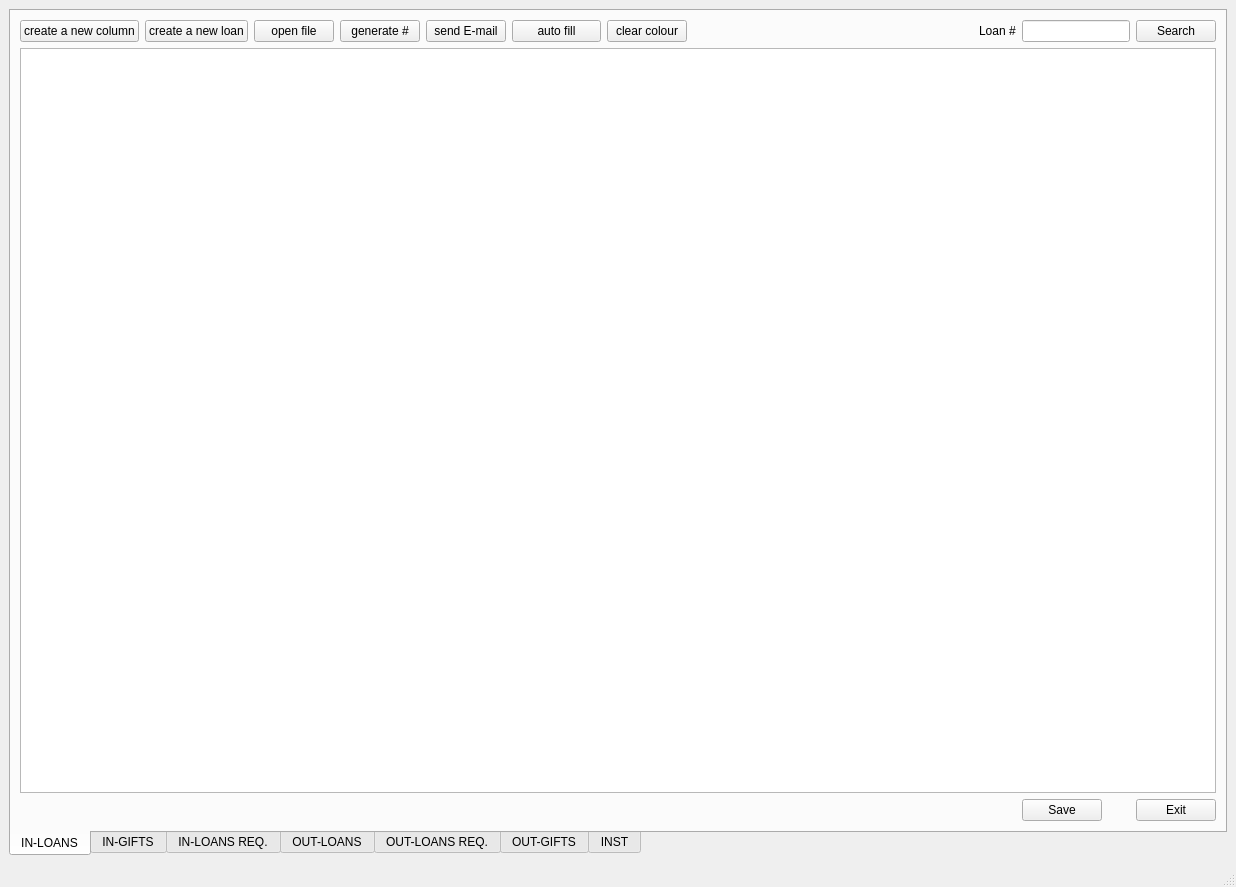
<?xml version="1.0" encoding="UTF-8"?>
<ui version="4.0">
 <class>MainWindow</class>
 <widget class="QMainWindow" name="MainWindow">
  <property name="geometry">
   <rect>
    <x>0</x>
    <y>0</y>
    <width>1236</width>
    <height>887</height>
   </rect>
  </property>
  <property name="windowTitle">
   <string>Herbarium Assistant</string>
  </property>
  <widget class="QWidget" name="centralwidget">
   <layout class="QGridLayout" name="gridLayout">
    <item row="0" column="0">
     <widget class="QTabWidget" name="tabWidget">
      <property name="sizePolicy">
       <sizepolicy hsizetype="Expanding" vsizetype="Expanding">
        <horstretch>0</horstretch>
        <verstretch>0</verstretch>
       </sizepolicy>
      </property>
      <property name="layoutDirection">
       <enum>Qt::LeftToRight</enum>
      </property>
      <property name="tabPosition">
       <enum>QTabWidget::South</enum>
      </property>
      <property name="tabShape">
       <enum>QTabWidget::Rounded</enum>
      </property>
      <property name="currentIndex">
       <number>0</number>
      </property>
      <property name="usesScrollButtons">
       <bool>false</bool>
      </property>
      <widget class="QWidget" name="inLons">
       <attribute name="title">
        <string>IN-LOANS</string>
       </attribute>
       <layout class="QGridLayout" name="gridLayout_2">
        <item row="0" column="1">
         <widget class="QPushButton" name="createNewLoan">
          <property name="sizePolicy">
           <sizepolicy hsizetype="Fixed" vsizetype="Fixed">
            <horstretch>0</horstretch>
            <verstretch>0</verstretch>
           </sizepolicy>
          </property>
          <property name="text">
           <string>create a new loan</string>
          </property>
         </widget>
        </item>
        <item row="0" column="2">
         <widget class="QPushButton" name="openFile">
          <property name="sizePolicy">
           <sizepolicy hsizetype="Fixed" vsizetype="Fixed">
            <horstretch>0</horstretch>
            <verstretch>0</verstretch>
           </sizepolicy>
          </property>
          <property name="text">
           <string>open file</string>
          </property>
         </widget>
        </item>
        <item row="2" column="0" colspan="13">
         <widget class="QTableWidget" name="inLoanTable"/>
        </item>
        <item row="0" column="12">
         <widget class="QPushButton" name="search">
          <property name="enabled">
           <bool>true</bool>
          </property>
          <property name="sizePolicy">
           <sizepolicy hsizetype="Fixed" vsizetype="Fixed">
            <horstretch>0</horstretch>
            <verstretch>0</verstretch>
           </sizepolicy>
          </property>
          <property name="text">
           <string>Search</string>
          </property>
         </widget>
        </item>
        <item row="0" column="0">
         <widget class="QPushButton" name="createNewColumn_1">
          <property name="sizePolicy">
           <sizepolicy hsizetype="Fixed" vsizetype="Fixed">
            <horstretch>0</horstretch>
            <verstretch>0</verstretch>
           </sizepolicy>
          </property>
          <property name="text">
           <string>create a new column</string>
          </property>
         </widget>
        </item>
        <item row="0" column="3">
         <widget class="QPushButton" name="generateNum">
          <property name="sizePolicy">
           <sizepolicy hsizetype="Fixed" vsizetype="Fixed">
            <horstretch>0</horstretch>
            <verstretch>0</verstretch>
           </sizepolicy>
          </property>
          <property name="text">
           <string>generate #</string>
          </property>
         </widget>
        </item>
        <item row="0" column="4">
         <widget class="QPushButton" name="sendMailInLoan">
          <property name="sizePolicy">
           <sizepolicy hsizetype="Fixed" vsizetype="Fixed">
            <horstretch>0</horstretch>
            <verstretch>0</verstretch>
           </sizepolicy>
          </property>
          <property name="text">
           <string>send E-mail</string>
          </property>
         </widget>
        </item>
        <item row="3" column="12">
         <widget class="QPushButton" name="exit">
          <property name="text">
           <string>Exit</string>
          </property>
         </widget>
        </item>
        <item row="3" column="11">
         <widget class="QPushButton" name="save">
          <property name="sizePolicy">
           <sizepolicy hsizetype="Fixed" vsizetype="Fixed">
            <horstretch>0</horstretch>
            <verstretch>0</verstretch>
           </sizepolicy>
          </property>
          <property name="text">
           <string>Save</string>
          </property>
         </widget>
        </item>
        <item row="0" column="11">
         <widget class="QLineEdit" name="searchLoanNum">
          <property name="sizePolicy">
           <sizepolicy hsizetype="Minimum" vsizetype="Fixed">
            <horstretch>0</horstretch>
            <verstretch>0</verstretch>
           </sizepolicy>
          </property>
         </widget>
        </item>
        <item row="0" column="10">
         <widget class="QLabel" name="loanNumberS">
          <property name="sizePolicy">
           <sizepolicy hsizetype="Fixed" vsizetype="Minimum">
            <horstretch>0</horstretch>
            <verstretch>0</verstretch>
           </sizepolicy>
          </property>
          <property name="text">
           <string>Loan #</string>
          </property>
         </widget>
        </item>
        <item row="0" column="5">
         <widget class="QPushButton" name="autoFillInLoan">
          <property name="text">
           <string>auto fill</string>
          </property>
         </widget>
        </item>
        <item row="0" column="6">
         <widget class="QPushButton" name="clearC_1">
          <property name="sizePolicy">
           <sizepolicy hsizetype="Fixed" vsizetype="Fixed">
            <horstretch>0</horstretch>
            <verstretch>0</verstretch>
           </sizepolicy>
          </property>
          <property name="text">
           <string>clear colour</string>
          </property>
         </widget>
        </item>
       </layout>
      </widget>
      <widget class="QWidget" name="inGifts">
       <attribute name="title">
        <string>IN-GIFTS</string>
       </attribute>
       <layout class="QGridLayout" name="gridLayout_3">
        <item row="0" column="13">
         <widget class="QPushButton" name="search_2">
          <property name="sizePolicy">
           <sizepolicy hsizetype="Fixed" vsizetype="Fixed">
            <horstretch>0</horstretch>
            <verstretch>0</verstretch>
           </sizepolicy>
          </property>
          <property name="text">
           <string>Search</string>
          </property>
         </widget>
        </item>
        <item row="2" column="12">
         <widget class="QPushButton" name="save_2">
          <property name="sizePolicy">
           <sizepolicy hsizetype="Fixed" vsizetype="Fixed">
            <horstretch>0</horstretch>
            <verstretch>0</verstretch>
           </sizepolicy>
          </property>
          <property name="text">
           <string>Save</string>
          </property>
         </widget>
        </item>
        <item row="0" column="11">
         <widget class="QLabel" name="giftNumS">
          <property name="sizePolicy">
           <sizepolicy hsizetype="Fixed" vsizetype="Fixed">
            <horstretch>0</horstretch>
            <verstretch>0</verstretch>
           </sizepolicy>
          </property>
          <property name="text">
           <string>Gift #</string>
          </property>
         </widget>
        </item>
        <item row="1" column="0" colspan="14">
         <widget class="QTableWidget" name="inGiftTable"/>
        </item>
        <item row="0" column="12">
         <widget class="QLineEdit" name="giftNumSText">
          <property name="sizePolicy">
           <sizepolicy hsizetype="Minimum" vsizetype="Fixed">
            <horstretch>0</horstretch>
            <verstretch>0</verstretch>
           </sizepolicy>
          </property>
         </widget>
        </item>
        <item row="0" column="1">
         <widget class="QPushButton" name="createNewGift">
          <property name="sizePolicy">
           <sizepolicy hsizetype="Fixed" vsizetype="Fixed">
            <horstretch>0</horstretch>
            <verstretch>0</verstretch>
           </sizepolicy>
          </property>
          <property name="text">
           <string>create a new gift</string>
          </property>
         </widget>
        </item>
        <item row="0" column="3">
         <widget class="QPushButton" name="generateNum_2">
          <property name="sizePolicy">
           <sizepolicy hsizetype="Fixed" vsizetype="Fixed">
            <horstretch>0</horstretch>
            <verstretch>0</verstretch>
           </sizepolicy>
          </property>
          <property name="text">
           <string>generate #</string>
          </property>
         </widget>
        </item>
        <item row="0" column="0">
         <widget class="QPushButton" name="createNewColumn_2">
          <property name="text">
           <string>create a new column</string>
          </property>
         </widget>
        </item>
        <item row="0" column="2">
         <widget class="QPushButton" name="openFile_2">
          <property name="sizePolicy">
           <sizepolicy hsizetype="Fixed" vsizetype="Fixed">
            <horstretch>0</horstretch>
            <verstretch>0</verstretch>
           </sizepolicy>
          </property>
          <property name="text">
           <string>open file</string>
          </property>
         </widget>
        </item>
        <item row="0" column="4">
         <widget class="QPushButton" name="autoFillInGift">
          <property name="text">
           <string>auto fill</string>
          </property>
         </widget>
        </item>
        <item row="2" column="13">
         <widget class="QPushButton" name="exit_2">
          <property name="text">
           <string>Exit</string>
          </property>
         </widget>
        </item>
        <item row="0" column="5">
         <widget class="QPushButton" name="clearC_2">
          <property name="sizePolicy">
           <sizepolicy hsizetype="Fixed" vsizetype="Fixed">
            <horstretch>0</horstretch>
            <verstretch>0</verstretch>
           </sizepolicy>
          </property>
          <property name="text">
           <string>clear colour</string>
          </property>
         </widget>
        </item>
       </layout>
      </widget>
      <widget class="QWidget" name="inLoansReq">
       <attribute name="title">
        <string>IN-LOANS REQ.</string>
       </attribute>
       <layout class="QGridLayout" name="gridLayout_4">
        <item row="0" column="3">
         <widget class="QPushButton" name="generateNum_3">
          <property name="sizePolicy">
           <sizepolicy hsizetype="Fixed" vsizetype="Fixed">
            <horstretch>0</horstretch>
            <verstretch>0</verstretch>
           </sizepolicy>
          </property>
          <property name="text">
           <string>generate #</string>
          </property>
         </widget>
        </item>
        <item row="0" column="2">
         <widget class="QPushButton" name="openFile_3">
          <property name="sizePolicy">
           <sizepolicy hsizetype="Fixed" vsizetype="Fixed">
            <horstretch>0</horstretch>
            <verstretch>0</verstretch>
           </sizepolicy>
          </property>
          <property name="text">
           <string>open file</string>
          </property>
         </widget>
        </item>
        <item row="0" column="9">
         <widget class="QPushButton" name="search_3">
          <property name="sizePolicy">
           <sizepolicy hsizetype="Fixed" vsizetype="Fixed">
            <horstretch>0</horstretch>
            <verstretch>0</verstretch>
           </sizepolicy>
          </property>
          <property name="text">
           <string>Search</string>
          </property>
         </widget>
        </item>
        <item row="2" column="8">
         <widget class="QPushButton" name="save_3">
          <property name="sizePolicy">
           <sizepolicy hsizetype="Fixed" vsizetype="Fixed">
            <horstretch>0</horstretch>
            <verstretch>0</verstretch>
           </sizepolicy>
          </property>
          <property name="text">
           <string>Save</string>
          </property>
         </widget>
        </item>
        <item row="0" column="4">
         <widget class="QPushButton" name="autoFillInLoanR">
          <property name="sizePolicy">
           <sizepolicy hsizetype="Fixed" vsizetype="Fixed">
            <horstretch>0</horstretch>
            <verstretch>0</verstretch>
           </sizepolicy>
          </property>
          <property name="text">
           <string>auto fill</string>
          </property>
         </widget>
        </item>
        <item row="0" column="7">
         <widget class="QLabel" name="loanNumberS_2">
          <property name="sizePolicy">
           <sizepolicy hsizetype="Fixed" vsizetype="Fixed">
            <horstretch>0</horstretch>
            <verstretch>0</verstretch>
           </sizepolicy>
          </property>
          <property name="text">
           <string>Loan #</string>
          </property>
         </widget>
        </item>
        <item row="1" column="0" colspan="10">
         <widget class="QTableWidget" name="inLoanReqTable"/>
        </item>
        <item row="0" column="8">
         <widget class="QLineEdit" name="searchLoanNum_2">
          <property name="sizePolicy">
           <sizepolicy hsizetype="Fixed" vsizetype="Fixed">
            <horstretch>0</horstretch>
            <verstretch>0</verstretch>
           </sizepolicy>
          </property>
         </widget>
        </item>
        <item row="0" column="0">
         <widget class="QPushButton" name="createNewColumn_3">
          <property name="sizePolicy">
           <sizepolicy hsizetype="Fixed" vsizetype="Fixed">
            <horstretch>0</horstretch>
            <verstretch>0</verstretch>
           </sizepolicy>
          </property>
          <property name="text">
           <string>create a new column</string>
          </property>
         </widget>
        </item>
        <item row="2" column="9">
         <widget class="QPushButton" name="exit_3">
          <property name="text">
           <string>Exit</string>
          </property>
         </widget>
        </item>
        <item row="0" column="1">
         <widget class="QPushButton" name="createNewLoan_2">
          <property name="sizePolicy">
           <sizepolicy hsizetype="Fixed" vsizetype="Fixed">
            <horstretch>0</horstretch>
            <verstretch>0</verstretch>
           </sizepolicy>
          </property>
          <property name="text">
           <string>create a new loan</string>
          </property>
         </widget>
        </item>
        <item row="0" column="5">
         <widget class="QPushButton" name="clearC_3">
          <property name="sizePolicy">
           <sizepolicy hsizetype="Fixed" vsizetype="Fixed">
            <horstretch>0</horstretch>
            <verstretch>0</verstretch>
           </sizepolicy>
          </property>
          <property name="text">
           <string>clear clolour</string>
          </property>
         </widget>
        </item>
       </layout>
      </widget>
      <widget class="QWidget" name="outLoans">
       <attribute name="title">
        <string>OUT-LOANS</string>
       </attribute>
       <layout class="QGridLayout" name="gridLayout_5">
        <item row="0" column="4">
         <widget class="QPushButton" name="autoFillOutLoan">
          <property name="sizePolicy">
           <sizepolicy hsizetype="Fixed" vsizetype="Fixed">
            <horstretch>0</horstretch>
            <verstretch>0</verstretch>
           </sizepolicy>
          </property>
          <property name="text">
           <string>auto fill</string>
          </property>
         </widget>
        </item>
        <item row="2" column="9">
         <widget class="QPushButton" name="exit_4">
          <property name="text">
           <string>Exit</string>
          </property>
         </widget>
        </item>
        <item row="0" column="0">
         <widget class="QPushButton" name="createNewColumn_4">
          <property name="sizePolicy">
           <sizepolicy hsizetype="Fixed" vsizetype="Fixed">
            <horstretch>0</horstretch>
            <verstretch>0</verstretch>
           </sizepolicy>
          </property>
          <property name="text">
           <string>create a new column</string>
          </property>
         </widget>
        </item>
        <item row="1" column="0" colspan="10">
         <widget class="QTableWidget" name="outLoanTable"/>
        </item>
        <item row="0" column="3">
         <widget class="QPushButton" name="generateNum_4">
          <property name="sizePolicy">
           <sizepolicy hsizetype="Fixed" vsizetype="Fixed">
            <horstretch>0</horstretch>
            <verstretch>0</verstretch>
           </sizepolicy>
          </property>
          <property name="text">
           <string>generate #</string>
          </property>
         </widget>
        </item>
        <item row="2" column="8">
         <widget class="QPushButton" name="save_4">
          <property name="sizePolicy">
           <sizepolicy hsizetype="Fixed" vsizetype="Fixed">
            <horstretch>0</horstretch>
            <verstretch>0</verstretch>
           </sizepolicy>
          </property>
          <property name="text">
           <string>Save</string>
          </property>
         </widget>
        </item>
        <item row="0" column="2">
         <widget class="QPushButton" name="openFile_4">
          <property name="sizePolicy">
           <sizepolicy hsizetype="Fixed" vsizetype="Fixed">
            <horstretch>0</horstretch>
            <verstretch>0</verstretch>
           </sizepolicy>
          </property>
          <property name="text">
           <string>open file</string>
          </property>
         </widget>
        </item>
        <item row="0" column="9">
         <widget class="QPushButton" name="search_4">
          <property name="sizePolicy">
           <sizepolicy hsizetype="Fixed" vsizetype="Fixed">
            <horstretch>0</horstretch>
            <verstretch>0</verstretch>
           </sizepolicy>
          </property>
          <property name="text">
           <string>Search</string>
          </property>
         </widget>
        </item>
        <item row="0" column="7">
         <widget class="QLabel" name="loanNumberS_3">
          <property name="sizePolicy">
           <sizepolicy hsizetype="Fixed" vsizetype="Fixed">
            <horstretch>0</horstretch>
            <verstretch>0</verstretch>
           </sizepolicy>
          </property>
          <property name="text">
           <string>Loan #</string>
          </property>
         </widget>
        </item>
        <item row="0" column="1">
         <widget class="QPushButton" name="createNewLoan_3">
          <property name="sizePolicy">
           <sizepolicy hsizetype="Fixed" vsizetype="Fixed">
            <horstretch>0</horstretch>
            <verstretch>0</verstretch>
           </sizepolicy>
          </property>
          <property name="text">
           <string>create a new loan</string>
          </property>
         </widget>
        </item>
        <item row="0" column="8">
         <widget class="QLineEdit" name="searchLoanNum_3">
          <property name="sizePolicy">
           <sizepolicy hsizetype="Fixed" vsizetype="Fixed">
            <horstretch>0</horstretch>
            <verstretch>0</verstretch>
           </sizepolicy>
          </property>
         </widget>
        </item>
        <item row="0" column="5">
         <widget class="QPushButton" name="clearC_4">
          <property name="sizePolicy">
           <sizepolicy hsizetype="Fixed" vsizetype="Fixed">
            <horstretch>0</horstretch>
            <verstretch>0</verstretch>
           </sizepolicy>
          </property>
          <property name="text">
           <string>clear colour</string>
          </property>
         </widget>
        </item>
       </layout>
      </widget>
      <widget class="QWidget" name="outLoansReq">
       <attribute name="title">
        <string>OUT-LOANS REQ.</string>
       </attribute>
       <layout class="QGridLayout" name="gridLayout_6">
        <item row="0" column="9">
         <widget class="QPushButton" name="search_5">
          <property name="sizePolicy">
           <sizepolicy hsizetype="Fixed" vsizetype="Fixed">
            <horstretch>0</horstretch>
            <verstretch>0</verstretch>
           </sizepolicy>
          </property>
          <property name="text">
           <string>Search</string>
          </property>
         </widget>
        </item>
        <item row="2" column="9">
         <widget class="QPushButton" name="exit_5">
          <property name="text">
           <string>Exit</string>
          </property>
         </widget>
        </item>
        <item row="0" column="7">
         <widget class="QLabel" name="loanNumberS_4">
          <property name="sizePolicy">
           <sizepolicy hsizetype="Fixed" vsizetype="Fixed">
            <horstretch>0</horstretch>
            <verstretch>0</verstretch>
           </sizepolicy>
          </property>
          <property name="text">
           <string>Loan #</string>
          </property>
         </widget>
        </item>
        <item row="0" column="3">
         <widget class="QPushButton" name="generateNum_5">
          <property name="sizePolicy">
           <sizepolicy hsizetype="Fixed" vsizetype="Fixed">
            <horstretch>0</horstretch>
            <verstretch>0</verstretch>
           </sizepolicy>
          </property>
          <property name="text">
           <string>generate #</string>
          </property>
         </widget>
        </item>
        <item row="0" column="2">
         <widget class="QPushButton" name="openFile_5">
          <property name="sizePolicy">
           <sizepolicy hsizetype="Fixed" vsizetype="Fixed">
            <horstretch>0</horstretch>
            <verstretch>0</verstretch>
           </sizepolicy>
          </property>
          <property name="text">
           <string>open file</string>
          </property>
         </widget>
        </item>
        <item row="1" column="0" colspan="10">
         <widget class="QTableWidget" name="outLoanReqTable"/>
        </item>
        <item row="0" column="8">
         <widget class="QLineEdit" name="searchLoanNum_4">
          <property name="sizePolicy">
           <sizepolicy hsizetype="Fixed" vsizetype="Fixed">
            <horstretch>0</horstretch>
            <verstretch>0</verstretch>
           </sizepolicy>
          </property>
         </widget>
        </item>
        <item row="0" column="1">
         <widget class="QPushButton" name="createNewLoan_4">
          <property name="sizePolicy">
           <sizepolicy hsizetype="Fixed" vsizetype="Fixed">
            <horstretch>0</horstretch>
            <verstretch>0</verstretch>
           </sizepolicy>
          </property>
          <property name="text">
           <string>create a new loan</string>
          </property>
         </widget>
        </item>
        <item row="2" column="8">
         <widget class="QPushButton" name="save_5">
          <property name="sizePolicy">
           <sizepolicy hsizetype="Fixed" vsizetype="Fixed">
            <horstretch>0</horstretch>
            <verstretch>0</verstretch>
           </sizepolicy>
          </property>
          <property name="text">
           <string>Save</string>
          </property>
         </widget>
        </item>
        <item row="0" column="4">
         <widget class="QPushButton" name="autoFillOutLoanR">
          <property name="sizePolicy">
           <sizepolicy hsizetype="Fixed" vsizetype="Fixed">
            <horstretch>0</horstretch>
            <verstretch>0</verstretch>
           </sizepolicy>
          </property>
          <property name="text">
           <string>auto fill</string>
          </property>
         </widget>
        </item>
        <item row="0" column="0">
         <widget class="QPushButton" name="createNewColumn_5">
          <property name="sizePolicy">
           <sizepolicy hsizetype="Fixed" vsizetype="Fixed">
            <horstretch>0</horstretch>
            <verstretch>0</verstretch>
           </sizepolicy>
          </property>
          <property name="text">
           <string>create a new column</string>
          </property>
         </widget>
        </item>
        <item row="0" column="5">
         <widget class="QPushButton" name="clearC_5">
          <property name="sizePolicy">
           <sizepolicy hsizetype="Fixed" vsizetype="Fixed">
            <horstretch>0</horstretch>
            <verstretch>0</verstretch>
           </sizepolicy>
          </property>
          <property name="text">
           <string>clear colour</string>
          </property>
         </widget>
        </item>
       </layout>
      </widget>
      <widget class="QWidget" name="outGifts">
       <attribute name="title">
        <string>OUT-GIFTS</string>
       </attribute>
       <layout class="QGridLayout" name="gridLayout_7">
        <item row="0" column="7">
         <widget class="QLabel" name="giftNumS_2">
          <property name="sizePolicy">
           <sizepolicy hsizetype="Fixed" vsizetype="Fixed">
            <horstretch>0</horstretch>
            <verstretch>0</verstretch>
           </sizepolicy>
          </property>
          <property name="text">
           <string>Gift #</string>
          </property>
         </widget>
        </item>
        <item row="0" column="8">
         <widget class="QLineEdit" name="giftNumSText_2">
          <property name="sizePolicy">
           <sizepolicy hsizetype="Fixed" vsizetype="Fixed">
            <horstretch>0</horstretch>
            <verstretch>0</verstretch>
           </sizepolicy>
          </property>
         </widget>
        </item>
        <item row="0" column="1">
         <widget class="QPushButton" name="createNewGift_2">
          <property name="sizePolicy">
           <sizepolicy hsizetype="Fixed" vsizetype="Fixed">
            <horstretch>0</horstretch>
            <verstretch>0</verstretch>
           </sizepolicy>
          </property>
          <property name="text">
           <string>create a new gift</string>
          </property>
         </widget>
        </item>
        <item row="0" column="9">
         <widget class="QPushButton" name="search_6">
          <property name="sizePolicy">
           <sizepolicy hsizetype="Fixed" vsizetype="Fixed">
            <horstretch>0</horstretch>
            <verstretch>0</verstretch>
           </sizepolicy>
          </property>
          <property name="text">
           <string>Search</string>
          </property>
         </widget>
        </item>
        <item row="0" column="4">
         <widget class="QPushButton" name="autoFillOutGift">
          <property name="sizePolicy">
           <sizepolicy hsizetype="Fixed" vsizetype="Fixed">
            <horstretch>0</horstretch>
            <verstretch>0</verstretch>
           </sizepolicy>
          </property>
          <property name="text">
           <string>auto fill</string>
          </property>
         </widget>
        </item>
        <item row="2" column="9">
         <widget class="QPushButton" name="exit_6">
          <property name="sizePolicy">
           <sizepolicy hsizetype="Preferred" vsizetype="Fixed">
            <horstretch>0</horstretch>
            <verstretch>0</verstretch>
           </sizepolicy>
          </property>
          <property name="text">
           <string>Exit</string>
          </property>
         </widget>
        </item>
        <item row="0" column="0">
         <widget class="QPushButton" name="createNewColumn_6">
          <property name="sizePolicy">
           <sizepolicy hsizetype="Fixed" vsizetype="Fixed">
            <horstretch>0</horstretch>
            <verstretch>0</verstretch>
           </sizepolicy>
          </property>
          <property name="text">
           <string>create a new column</string>
          </property>
         </widget>
        </item>
        <item row="1" column="0" colspan="10">
         <widget class="QTableWidget" name="outGiftTable"/>
        </item>
        <item row="0" column="2">
         <widget class="QPushButton" name="openFile_6">
          <property name="sizePolicy">
           <sizepolicy hsizetype="Fixed" vsizetype="Fixed">
            <horstretch>0</horstretch>
            <verstretch>0</verstretch>
           </sizepolicy>
          </property>
          <property name="text">
           <string>open file</string>
          </property>
         </widget>
        </item>
        <item row="0" column="3">
         <widget class="QPushButton" name="generateNum_6">
          <property name="sizePolicy">
           <sizepolicy hsizetype="Fixed" vsizetype="Fixed">
            <horstretch>0</horstretch>
            <verstretch>0</verstretch>
           </sizepolicy>
          </property>
          <property name="text">
           <string>generate #</string>
          </property>
         </widget>
        </item>
        <item row="2" column="8">
         <widget class="QPushButton" name="save_6">
          <property name="sizePolicy">
           <sizepolicy hsizetype="Fixed" vsizetype="Fixed">
            <horstretch>0</horstretch>
            <verstretch>0</verstretch>
           </sizepolicy>
          </property>
          <property name="text">
           <string>Save</string>
          </property>
         </widget>
        </item>
        <item row="0" column="5">
         <widget class="QPushButton" name="clearC_6">
          <property name="sizePolicy">
           <sizepolicy hsizetype="Fixed" vsizetype="Fixed">
            <horstretch>0</horstretch>
            <verstretch>0</verstretch>
           </sizepolicy>
          </property>
          <property name="text">
           <string>clear colour</string>
          </property>
         </widget>
        </item>
       </layout>
      </widget>
      <widget class="QWidget" name="Inst">
       <attribute name="title">
        <string>INST</string>
       </attribute>
       <layout class="QGridLayout" name="gridLayout_8">
        <item row="0" column="0">
         <widget class="QPushButton" name="createNewColumn_7">
          <property name="sizePolicy">
           <sizepolicy hsizetype="Fixed" vsizetype="Fixed">
            <horstretch>0</horstretch>
            <verstretch>0</verstretch>
           </sizepolicy>
          </property>
          <property name="text">
           <string>create a new column</string>
          </property>
         </widget>
        </item>
        <item row="0" column="5">
         <widget class="QLabel" name="ACR">
          <property name="sizePolicy">
           <sizepolicy hsizetype="Fixed" vsizetype="Fixed">
            <horstretch>0</horstretch>
            <verstretch>0</verstretch>
           </sizepolicy>
          </property>
          <property name="text">
           <string>ACR</string>
          </property>
         </widget>
        </item>
        <item row="0" column="6">
         <widget class="QLineEdit" name="acrSText">
          <property name="sizePolicy">
           <sizepolicy hsizetype="Fixed" vsizetype="Fixed">
            <horstretch>0</horstretch>
            <verstretch>0</verstretch>
           </sizepolicy>
          </property>
         </widget>
        </item>
        <item row="0" column="2">
         <widget class="QPushButton" name="openFile_7">
          <property name="sizePolicy">
           <sizepolicy hsizetype="Fixed" vsizetype="Fixed">
            <horstretch>0</horstretch>
            <verstretch>0</verstretch>
           </sizepolicy>
          </property>
          <property name="text">
           <string>open file</string>
          </property>
         </widget>
        </item>
        <item row="1" column="0" colspan="8">
         <widget class="QTableWidget" name="instTable"/>
        </item>
        <item row="2" column="7">
         <widget class="QPushButton" name="exit_7">
          <property name="text">
           <string>Exit</string>
          </property>
         </widget>
        </item>
        <item row="0" column="1">
         <widget class="QPushButton" name="createNewInst">
          <property name="sizePolicy">
           <sizepolicy hsizetype="Fixed" vsizetype="Fixed">
            <horstretch>0</horstretch>
            <verstretch>0</verstretch>
           </sizepolicy>
          </property>
          <property name="text">
           <string>create a new INST</string>
          </property>
         </widget>
        </item>
        <item row="2" column="6">
         <widget class="QPushButton" name="save_7">
          <property name="sizePolicy">
           <sizepolicy hsizetype="Fixed" vsizetype="Fixed">
            <horstretch>0</horstretch>
            <verstretch>0</verstretch>
           </sizepolicy>
          </property>
          <property name="text">
           <string>Save</string>
          </property>
         </widget>
        </item>
        <item row="0" column="7">
         <widget class="QPushButton" name="search_7">
          <property name="sizePolicy">
           <sizepolicy hsizetype="Fixed" vsizetype="Fixed">
            <horstretch>0</horstretch>
            <verstretch>0</verstretch>
           </sizepolicy>
          </property>
          <property name="text">
           <string>Search</string>
          </property>
         </widget>
        </item>
        <item row="0" column="3">
         <widget class="QPushButton" name="clearC_7">
          <property name="sizePolicy">
           <sizepolicy hsizetype="Fixed" vsizetype="Fixed">
            <horstretch>0</horstretch>
            <verstretch>0</verstretch>
           </sizepolicy>
          </property>
          <property name="text">
           <string>clear colour</string>
          </property>
         </widget>
        </item>
       </layout>
      </widget>
     </widget>
    </item>
   </layout>
  </widget>
  <widget class="QStatusBar" name="statusbar"/>
 </widget>
 <resources/>
 <connections/>
</ui>
